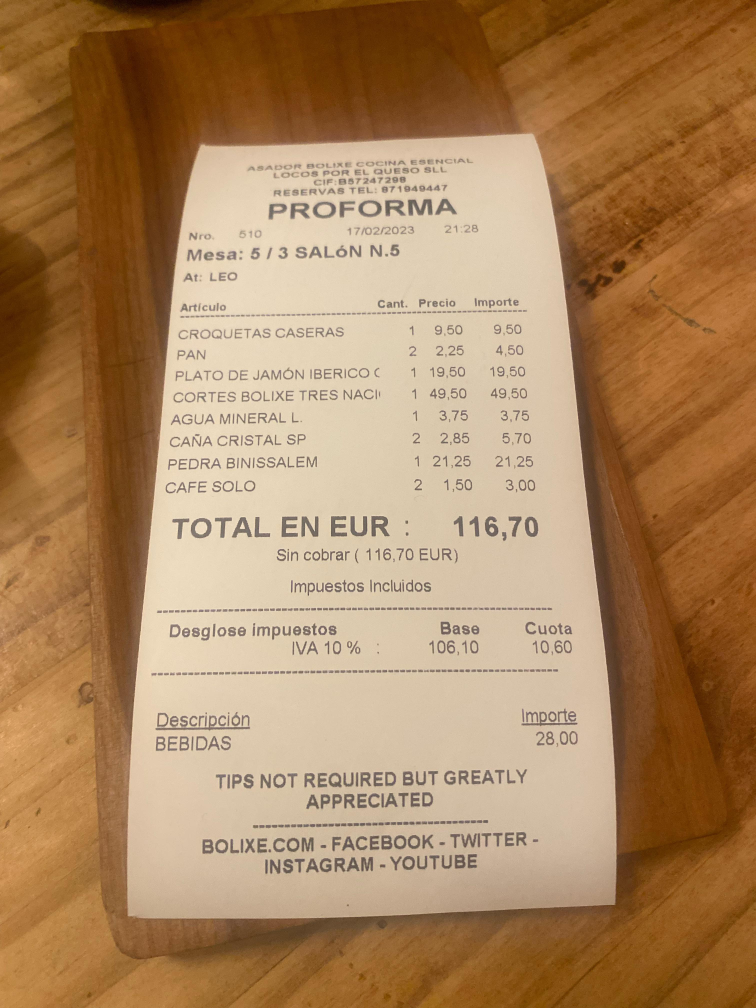
#> input picture bill1.jpg, 3024 x 4032 px (shown at 1/4 size)
$ jupyter execute 'Cam Scanner.ipynb'   (shell and % lines are left out)
#> lines starting #> are read from the running program, lines starting #| are printed output that depends on the picture; after the words box and inside, x2 and y2 are one past the last pixel; in counts of white or black regions, pixels touching at a corner belong together
[cell 1]
# get / import basic's library

import numpy as np
import matplotlib.pyplot as plt
import cv2

[cell 2]
im_path= "./bill1.jpg"
# read image from path
img = cv2.imread(im_path)
#> img is the input picture: shape (4032, 3024, 3); mean B, G, R 93.3, 133, 170.5
print(img.shape)
#| (4032, 3024, 3)

#img resize
img = cv2.resize(img,(1500,800))
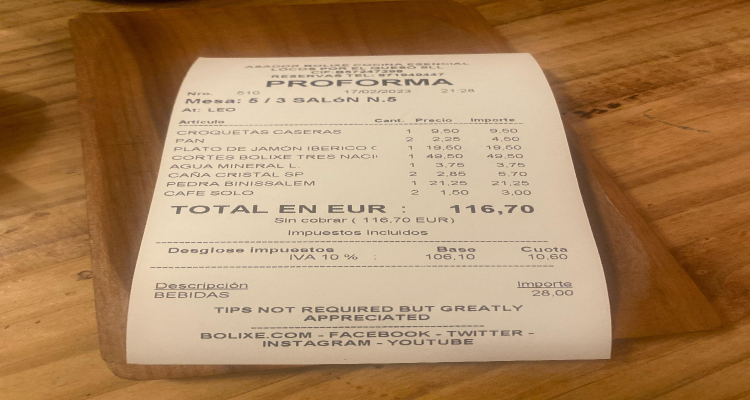
#> img: shape (800, 1500, 3) (shown at 1/2 size); mean B, G, R 93.2, 132.9, 170.3

# BGR format : BGR->RGB
print(img.shape)
#| (800, 1500, 3)

plt.imshow(img)  #how our image would show
plt.show()

[cell 3]
# 1 Remove the Noise
# 2 Edge Detection
# 3 Contour Extraction
# 4 Best Contour Selection
# 5 Project to the screen

[cell 4]
#1 remove the noise

originalimg = img.copy()
gray = cv2.cvtColor(originalimg, cv2.COLOR_BGR2GRAY)
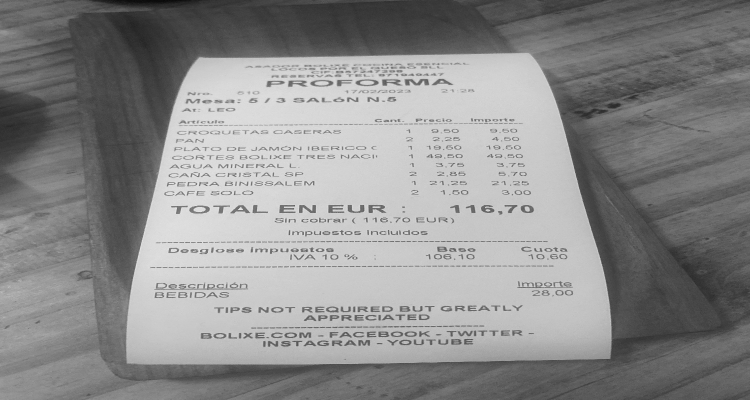
#> gray: shape (800, 1500) (shown at 1/2 size); min 5, max 242, mean 139.5
plt.imshow(gray, cmap="binary" )
plt.show()

##1.1 Image Blurring

blurred = cv2.GaussianBlur(gray, (5,5), 0)
plt.imshow(blurred, cmap="binary")
plt.show()

[cell 5]
# converting the above blurred image to BGR (color format)

regenerated = cv2.cvtColor(blurred, cv2.COLOR_GRAY2BGR)
plt.imshow(originalimg)
plt.show()

plt.imshow(regenerated)
plt.show()

[cell 6]
#2 Edge detection

edge = cv2.Canny(blurred, 0 , 50)
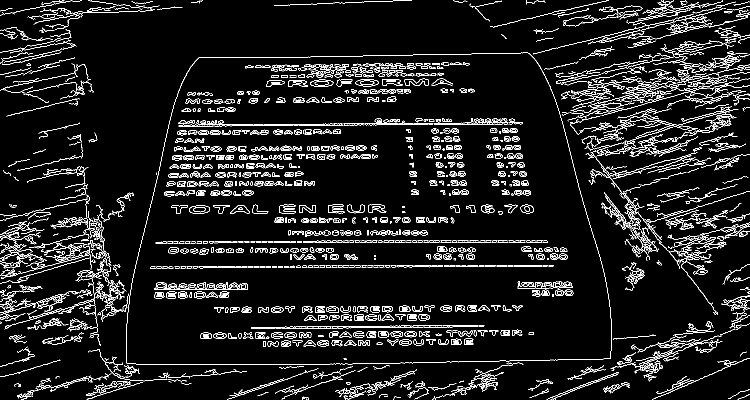
#> edge: shape (800, 1500) (shown at 1/2 size); 7.4% white in thin lines or dots
originalimg_edge = edge.copy()

plt.imshow(originalimg_edge)
plt.title("Edge Detection")
plt.show()

[cell 7]
#3 Contours Extraction

contours, _ = cv2.findContours(edge, cv2.RETR_LIST, cv2.CHAIN_APPROX_NONE)
#> contours = 2514 contours, 1340 with area under 20; largest, box (x1, y1, x2, y2) and area: (252, 105, 1224, 730) 530456, (252, 105, 1224, 730) 530376, (1171, 300, 1500, 521) 1320, (1035, 562, 1146, 577) 804, (378, 410, 420, 428) 546
print(len(contours))
#| 2514

contours = sorted( contours, reverse=True , key= cv2.contourArea )

[cell 8]
# select the best contour region

for c in contours :

    p = cv2.arcLength(c,True)

    approx = cv2.approxPolyDP(c, 0.01*p, True)

    if len(approx) == 4 :
        target = approx
        break
#> this loop made 1 pass
#> (p, target) on pass 1: (3043.9, [[1075, 125], [398, 114], [253, 726], [1220, 717]])

print(target.shape)
#| (4, 1, 2)

[cell 9]
## reorder target contor

def reorder(h):
    h = h.reshape((4, 2))
#> h = [[1075, 125], [398, 114], [253, 726], [1220, 717]]
    print(h)
#| [[1075  125]
#|  [ 398  114]
#|  [ 253  726]
#|  [1220  717]]

    hnew = np.zeros((4, 2), dtype=np.float32)

    add = h.sum(axis=1)
#> add = [1200, 512, 979, 1937]
    hnew[3] = h[np.argmax(add)]
    hnew[1] = h[np.argmax(add)]

    diff = np.diff(h, axis=1)
#> diff = [-950, -284, 473, -503]
    hnew[0] = h[np.argmax(diff)]
    hnew[2] = h[np.argmax(diff)]

    return hnew

[cell 10]
reorder = reorder(target)
#> reorder = [[253, 726], [1220, 717], [253, 726], [1220, 717]]
print("*************")
print(reorder)
#| [[ 253.  726.]
#|  [1220.  717.]
#|  [ 253.  726.]
#|  [1220.  717.]]

[cell 11]
## project to a fixed screen

input_representation = reorder
#> input_representation = [[253, 726], [1220, 717], [253, 726], [1220, 717]]

output_map = np.float32([[0,0],[800,0],[800,800],[0,800]])

[cell 12]
M = cv2.getPerspectiveTransform(input_representation, output_map)
#> M = [[-1.26e-05, -0.00136, 0.987], [2.03e-06, 0.000218, -0.159], [2.61e-08, 2.8e-06, -0.00204]]

ans = cv2.warpPerspective(originalimg, M, (800, 800))
#> ans: shape (800, 800, 3); every value is 0

[cell 13]
plt.imshow(ans)  # not working
plt.show()

[cell 14]
result = cv2.cvtColor(ans, cv2.COLOR_BGR2GRAY)
#> result: shape (800, 800); every value is 0

blur_result = cv2.GaussianBlur(result, (3,3),0)

plt.imshow(result, cmap = "binary")
plt.show()

plt.imshow(blur_result, cmap = "binary")
plt.show()
